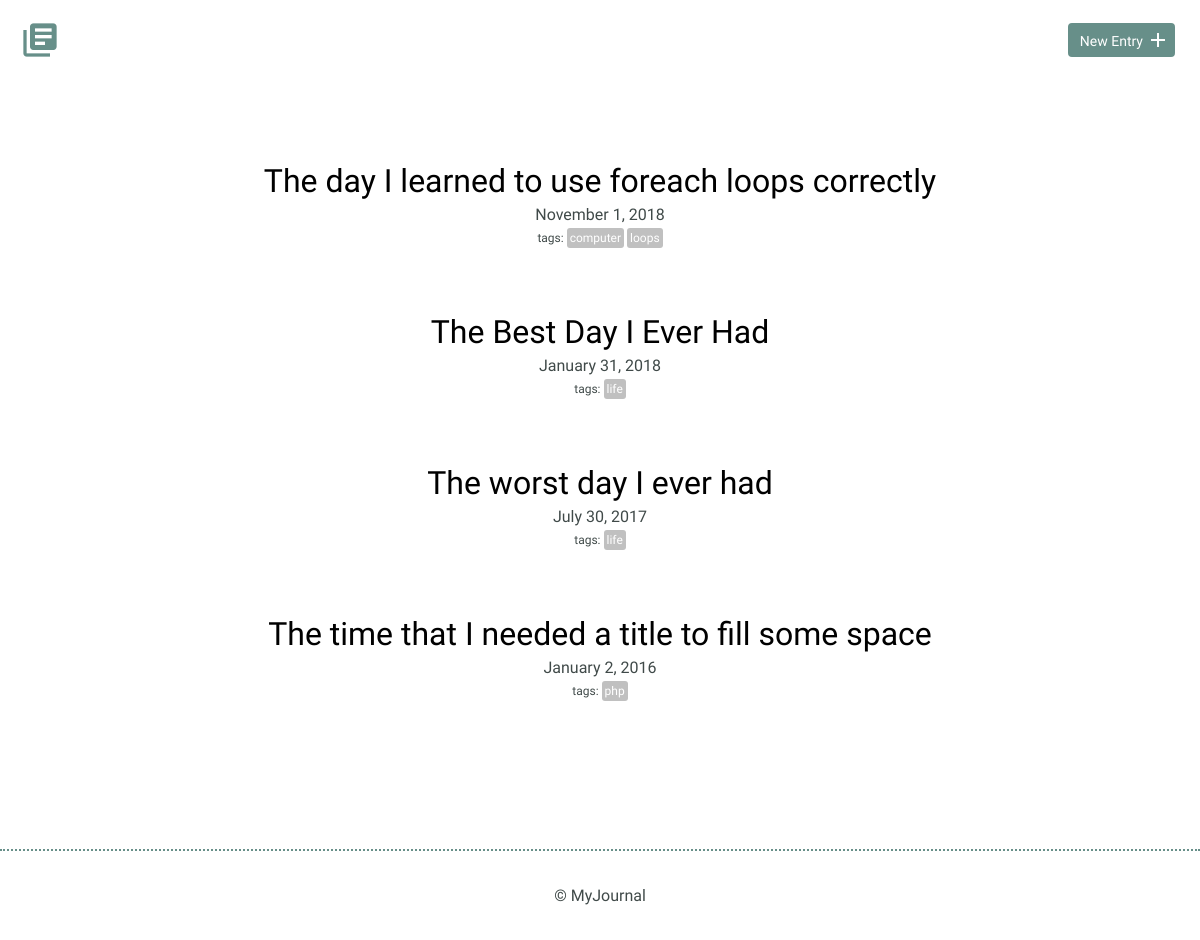
The page / on the database its author committed.
### tables this page shows
CREATE TABLE "entries" (
	`id`	INTEGER,
	`title`	TEXT,
	`date`	TEXT,
	`time_spent`	INTEGER,
	`learned`	BLOB,
	`resources`	BLOB,
	PRIMARY KEY(`id`)
);

### index.php (the view, shortened to what this page needs)
<?php
require_once("database.php");
if (isset($_GET["tag"])) {
	try {
		$results = $db->prepare('select entries.id, title, date from entries
							    join entries_tags on entries.id = entries_tags.entry_id
							    join tags on entries_tags.tag_id = tags.id
							    where tag = ?');
		$results->bindParam(1, $_GET["tag"]);
		$results->execute();
	} catch(Exception $e) {
		echo $e->getMessage();
		die();
	}
} else {
	try {
		$results = $db->query('select * from entries order by date desc');
	} catch(Exception $e) {
		echo $e->getMessage();
		die();
	}
}
$entries = $results->fetchAll(PDO::FETCH_ASSOC);
?>
<!DOCTYPE html>
<html>
    <head>
        <link rel="stylesheet" href="css/normalize.css">
        <link rel="stylesheet" href="css/site.css">
    </head>
    <body>
		<?php include "inc/header.php"; ?>
        <section>
            <div class="container">
                <div class="entry-list">
					<?php
					foreach($entries as $entry) {
						$fullDate = date('F j, Y', strtotime($entry['date']));
						try {
							$results = $db->prepare('select tag, tags.id from entries
												   join entries_tags on entries.id = entries_tags.entry_id
												   join tags on entries_tags.tag_id = tags.id
												   where entries.id = ?');
							$results->bindParam(1, $entry['id']);
							$results->execute();
						} catch(Exception $e) {
							echo $e->getMessage();
							die();
						}
						$tags = $results->fetchAll(PDO::FETCH_ASSOC);
						echo <<<EOT
						<article>
							<h2><a href="detail.php?id={$entry['id']}">{$entry['title']}</a></h2>
							<time datetime="{$entry['date']}">{$fullDate}</time>
EOT;
						if (!empty($tags)) {
							echo '<div class="tag-container"><span class="tag-label">tags:</span>';
							foreach($tags as $tag) {
								echo '<span class="tag"><a href="index.php?tag=' . $tag["tag"] .
								'">' . $tag["tag"] . '</a></span>';
							}
							echo('</div>');
						}
						echo '</article>';
					}
					?>
                </div>
            </div>
        </section>
        <?php include "inc/footer.php"; ?>
    </body>
</html>

### inc/header.php
<header>
	<div class="container">
		<div class="site-header">
			<a class="logo" href="index.php"><i class="material-icons">library_books</i></a>
			<a class="button icon-right" href="new.php"><span>New Entry</span> <i class="material-icons">add</i></a>
		</div>
	</div>
</header>

### inc/footer.php
<footer>
	<div>
		&copy; MyJournal
	</div>
</footer>

### css/site.css (style rules this page uses)
body { font-size: 16px; color: #404a49; font-family: 'Cousine', serif; font-weight: 400; }
.container { margin: 0 auto; padding: 0 25px; }
header .site-header { margin: 0 auto; height: 95px; }
header .logo i { color: #678f89; margin: 20px 0 0 -5px; float: left; font-size: 40px; }
header .button { float: right; margin: 33px 0 0 0; }
footer { text-align: center; padding: 35px 0; border-top: 2px dotted #678f89; }
.button { padding: 8px 10px 6px 10px; background: #678f89; border: 2px solid #678f89; border-radius: 4px; text-decoration: none; color: #FFF; position: relative; text-align: center; font-size: 14px; }
.button.icon-right { padding-right: 30px; top: -10px; }
.button.icon-right i { position: absolute; top: 3px; right: 3px; }
h1, h2, h3 { margin: 0; font-weight: 400; line-height: 1em; color: #000; }
h2 { font-size: 32px; }
h2 a { text-decoration: none; color: #000; }
.entry-list, .edit-entry, .new-entry { max-width: 800px; margin: 0 auto; padding: 70px 0 150px 0; }
.entry-list article { margin-bottom: 70px; text-align: center; }
.entry-list article:last-child { margin-bottom: 0; }
.entry-list article h2 { margin-bottom: 8px; }
.tag-container { margin-top: 3px; }
.tag { color: white; font-size: 12px; padding: 3px; background-color: Silver; border-radius: 3px; margin-right: 3px; }
.tag-label { font-size: 12px; padding: 3px; }
span > a, span > a:link, span > a:hover, span > a:visited, span > a:active { text-decoration: none; color: white; }

### rows shown on the page
entries: title "The day I learned to use foreach loops correctly", date "November 1, 2018", tag "computer", tag "loops"
entries: title "The Best Day I Ever Had", date "January 31, 2018", tag "life"
entries: title "The worst day I ever had", date "July 30, 2017", tag "life"
entries: title "The time that I needed a title to fill some space", date "January 2, 2016", tag "php"
